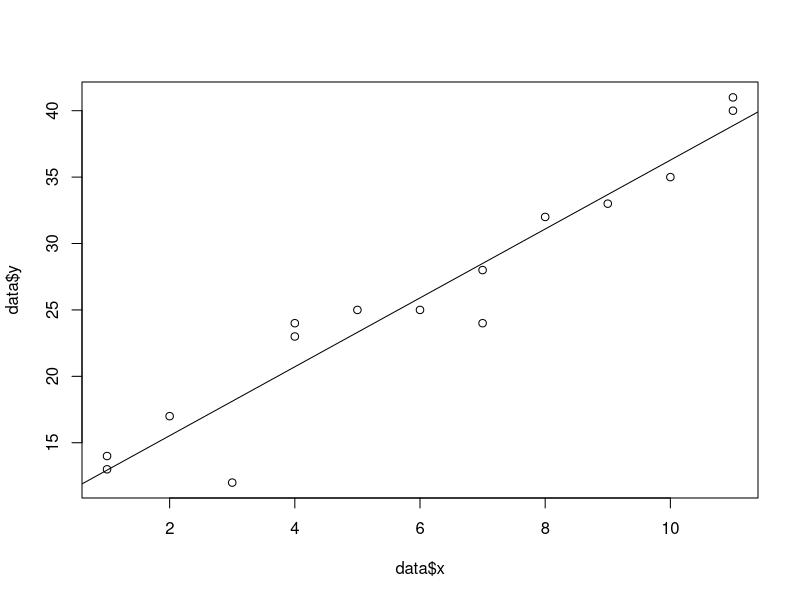
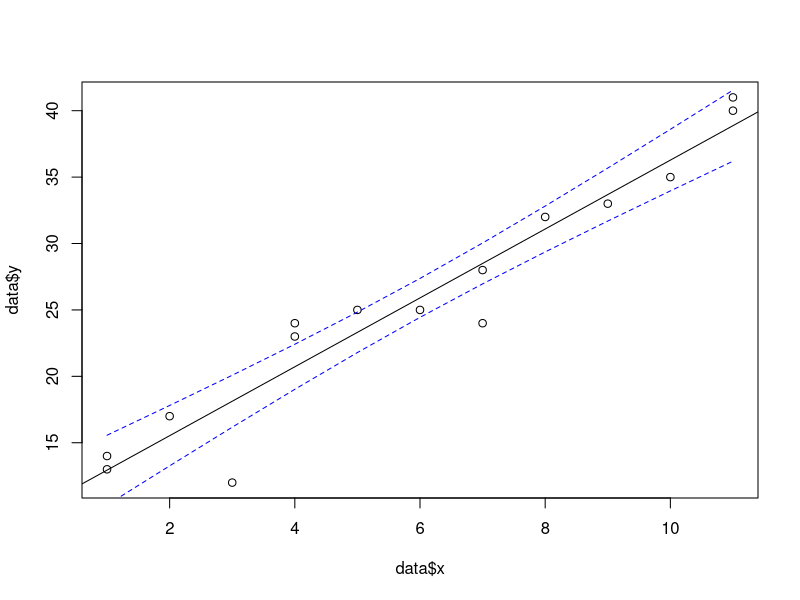
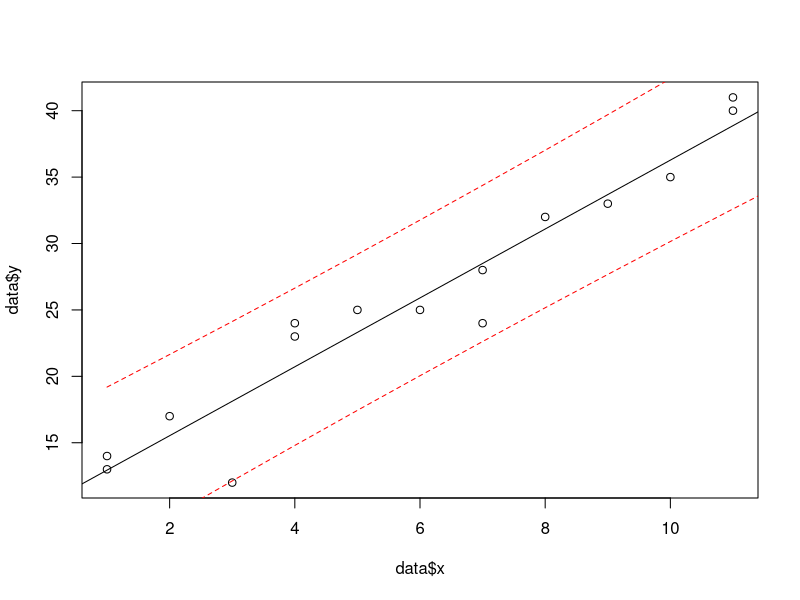
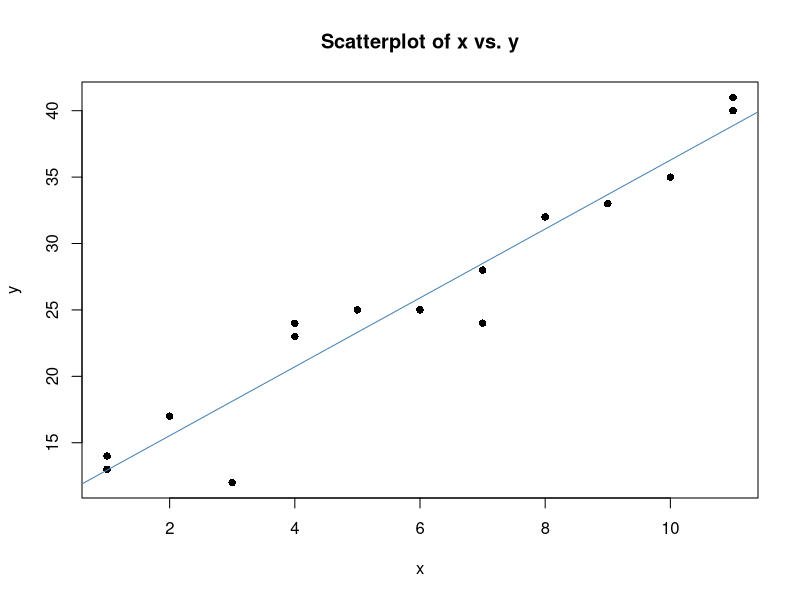

Generate these figures, in order, with R:
# create some fake data
data <- data.frame(x=c(1, 1, 2, 3, 4, 4, 5, 6, 7, 7, 8, 9, 10, 11, 11),
                   y=c(13, 14, 17, 12, 23, 24, 25, 25, 24, 28, 32, 33, 35, 40, 41))

# create scatter plot of data
plot(data$x, data$y)

# fit a simple linear regression model
model <- lm(y~x, data = data)

# add the fitted regression line to the scatter plot
abline(model)

# define range of a values
newx <- seq(min(data$x), max(data$x), by = 1)
newx

# find 95% confidence interval for the range of x values
conf_interval <- predict(model, newdata = data.frame(x=newx), 
                         interval="confidence", level=0.95)
conf_interval

# create scatterplot of values with regression line 
plot(data$x, data$y)
abline(model)

# add dashed lines (lty=2) for the 95% confidence interval
lines(newx, conf_interval[, 2], col="blue", lty=2)
lines(newx, conf_interval[, 3], col="blue", lty=2)

# adding the prediction interval line
# define range of x values
newx <- seq(min(data$x), max(data$y), by = 1)

# find 95% prediction interval for the range of x values
pred_interval <- predict(model, newdata = data.frame(x=newx), interval = "prediction",
                         level=0.95)

# view pred_interval
pred_interval

# create scatterplot of values with regression line
plot(data$x, data$y)
abline(model)

# add dashed lines (lty=2) for the 95% conficence interval 
lines(newx, pred_interval[, 2], col="red", lty=2)
lines(newx, pred_interval[, 3], col="red", lty=2)

# adding title, axes names, shape of the individual points
plot(data$x, data$y,
     main = "Scatterplot of x vs. y", #add title
     pch=16, #specify points to be filled in
     xlab='x', #change x-axis name
     ylab='y')

abline(model, col="steelblue")  #specify color of regression line
